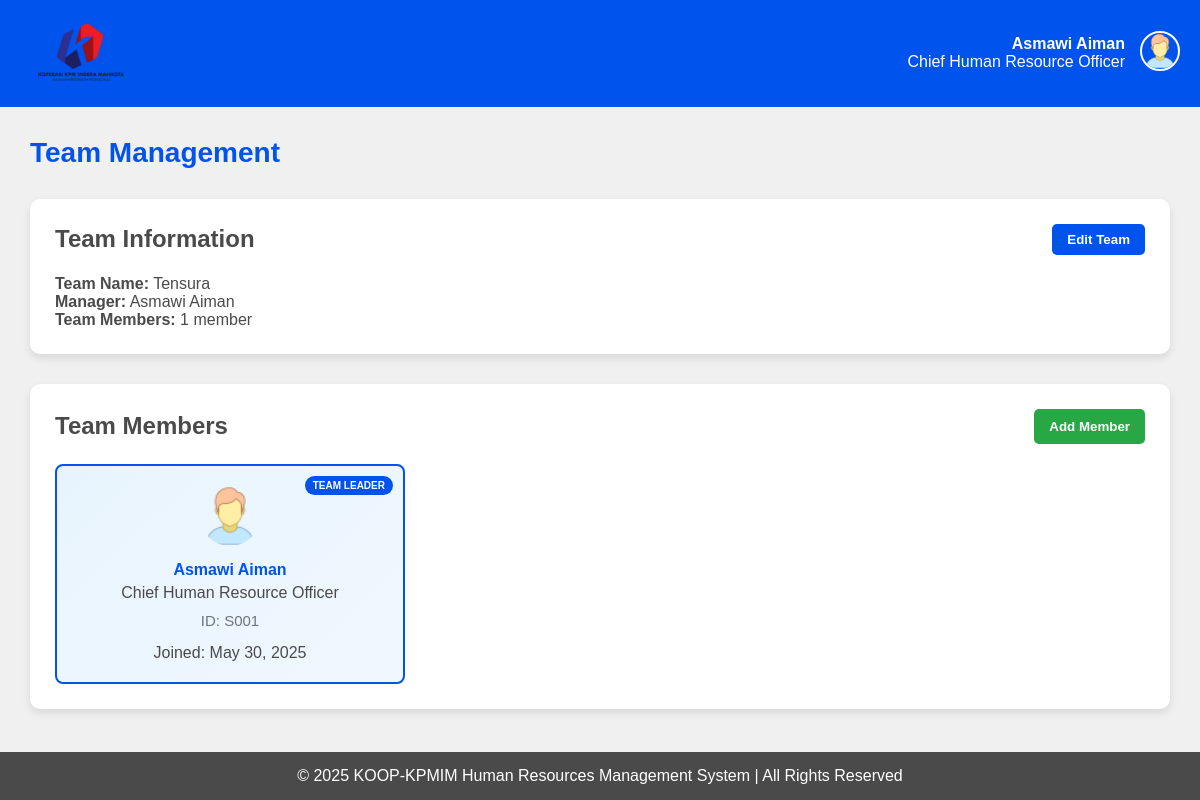
Screenshot of /manager/team-management/ (signed in) with the database file from the repository.
### HRMS/models.py (models this page shows, shortened)
class MANAGER(models.Model):
    id = models.TextField(primary_key=True)
    password = models.TextField(default='')
    staffid = models.ForeignKey(STAFF, on_delete=models.CASCADE)

class STAFF(models.Model):
    id = models.TextField(primary_key=True, max_length=12)
    name = models.TextField(default='')
    position = models.TextField(default='')
    phone = models.TextField(default='')
    email = models.EmailField(default='')
    password = models.TextField(default='')
    STATUS = [
        ('',''),
        ('Married','married'),
        ('Single','single'),
    ]
    status = models.TextField(choices=STATUS, default='')
    GENDER = [
        ('',''),
        ('Male', 'male'),
        ('Female', 'female'),
    ]
    gender = models.TextField(choices=GENDER, default='')
    date_of_birth = models.DateField()
    bank_number = models.TextField(default='')
    emergency_contact = models.TextField(default='')

class TEAM(models.Model):
    id = models.AutoField(primary_key=True)
    name = models.TextField(default='')
    managerid = models.ForeignKey('MANAGER', on_delete=models.CASCADE)

class TEAM_MEMBERSHIP(models.Model):
    team = models.ForeignKey(TEAM, on_delete=models.CASCADE, related_name='memberships')
    staff = models.ForeignKey('STAFF', on_delete=models.CASCADE)
    joined_date = models.DateField(auto_now_add=True)
    class Meta:
        unique_together = ('team', 'staff')

### HRMS/views.py (the view, shortened to what this page needs)
# urls.py: path('manager/team-management/', views.team_management, name='team_management'),
def team_management(request):
    if not request.session.get('user_type') == 'manager':
        request.session.flush()
        messages.error(request, "You do not have permission to view this page. Please login again")
        return redirect('login')
    try:
        manager_id = request.session.get('user_id')
        manager = MANAGER.objects.get(id=manager_id)
        team, created = TEAM.objects.get_or_create(
            managerid=manager,
            defaults={
                'name': f"{manager.staffid.name}'s Team",
            }
        )
        team_members = TEAM_MEMBERSHIP.objects.filter(team=team).select_related('staff').order_by('staff__name')
        context = {
            'manager': manager,
            'team': team,
            'team_members': team_members,
        }
        return render(request, 'manager/team_management.html', context)
    except Exception as e:
        messages.error(request, f"An error occurred: {str(e)}")
        return redirect('managermenu')

### HRMS/templates/manager/team_management.html (shortened to what this page needs)
{% load static %}
<!DOCTYPE html>
<html lang="en">
<head>
</head>
<body>
    <header>
        <a href="{% url 'managermenu' %}">
            <img src="{% static 'img/logo.png' %}" alt="KOOP-KPMIM Logo" class="logo">
        </a>
        <div class="header-right">
            <div class="user-info">
                <div><strong>{{ manager.staffid.name }}</strong></div>
                <div>{{ manager.staffid.position }}</div>
            </div>
            <div class="user-dropdown">
                <img src="{% static 'img/user.png' %}" alt="User Profile" class="user-image" onclick="toggleDropdown()">
            </div>
        </div>
    </header>
    <main>
        <h1>Team Management</h1>
        <div class="team-info-card">
            <div class="team-info-header">
                <h2>Team Information</h2>
                <button class="edit-team-btn" onclick="openEditTeamModal()">Edit Team</button>
            </div>
            <div class="team-details">
                <p><strong>Team Name:</strong> {{ team.name|default:"Not Set" }}</p>
                <p><strong>Manager:</strong> {{ manager.staffid.name }}</p>
                <p><strong>Team Members:</strong> {{ team_members.count }} member{{ team_members.count|pluralize }}</p>
            </div>
        </div>
        <div class="team-members-section">
            <div class="section-header">
                <h2>Team Members</h2>
                <button class="add-member-btn" onclick="openAddMemberModal()">Add Member</button>
            </div>
            {% if team_members %}
            <div class="members-grid">
                {% for membership in team_members %}
                <div class="member-card {% if membership.staff.id == manager.staffid.id %}team-leader{% endif %}">
                    {% if membership.staff.id == manager.staffid.id %}
                    <div class="team-leader-badge">Team Leader</div>
                    {% endif %}
                    <img src="{% static 'img/user.png' %}" alt="Member Avatar" class="member-avatar">
                    <div class="member-name">{{ membership.staff.name }}</div>
                    <div class="member-position">{{ membership.staff.position }}</div>
                    <div class="member-id">ID: {{ membership.staff.id }}</div>
                    <div class="member-joined">Joined: {{ membership.joined_date|date:"M d, Y" }}</div>
                </div>
                {% endfor %}
            </div>
            {% else %}
            <div class="no-members">
                <p>No team members assigned yet.</p>
                <p>Click "Add Member" to start building your team.</p>
            </div>
            {% endif %}
        </div>
    </main>
    <footer>
        <p>&copy; 2025 KOOP-KPMIM Human Resources Management System | All Rights Reserved</p>
    </footer>
</body>
</html>

### HRMS/templates/manager/team_management.html (style rules this page uses)
:root { --primary-color: #F0F0F0; --secondary-color: #0053ED; --accent-color: #E90000; --text-color: #4A4A4A; }
* { margin: 0; padding: 0; box-sizing: border-box; font-family: Arial, sans-serif; }
body { background-color: var(--primary-color); color: var(--text-color); min-height: 100vh; display: flex; flex-direction: column; }
header { background-color: var(--secondary-color); color: white; padding: 20px; display: flex; justify-content: space-between; align-items: center; }
.logo { width: 120px; height: auto; }
.header-right { display: flex; align-items: center; }
.user-info { margin-right: 15px; text-align: right; }
.user-dropdown { position: relative; display: inline-block; }
.user-image { width: 40px; height: 40px; border-radius: 50%; cursor: pointer; border: 2px solid white; }
main { flex: 1; padding: 30px; max-width: 1200px; margin: 0 auto; width: 100%; }
h1 { color: var(--secondary-color); margin-bottom: 30px; font-size: 28px; }
.team-info-card { background: white; border-radius: 10px; box-shadow: 0 4px 8px rgba(0, 0, 0, 0.1); padding: 25px; margin-bottom: 30px; }
.team-info-header { display: flex; justify-content: space-between; align-items: center; margin-bottom: 20px; }
.edit-team-btn { background-color: var(--secondary-color); color: white; border: none; padding: 8px 15px; border-radius: 5px; cursor: pointer; font-weight: bold; }
.team-members-section { background: white; border-radius: 10px; box-shadow: 0 4px 8px rgba(0, 0, 0, 0.1); padding: 25px; }
.section-header { display: flex; justify-content: space-between; align-items: center; margin-bottom: 20px; }
.add-member-btn { background-color: #28a745; color: white; border: none; padding: 10px 15px; border-radius: 5px; cursor: pointer; font-weight: bold; }
.members-grid { display: grid; grid-template-columns: repeat(auto-fill, minmax(300px, 1fr)); gap: 20px; }
.member-card { background: #f8f9fa; border: 1px solid #dee2e6; border-radius: 8px; padding: 20px; text-align: center; }
.member-card.team-leader { background: linear-gradient(135deg, #e8f4fd 0%, #f0f8ff 100%); border: 2px solid var(--secondary-color); position: relative; }
.team-leader-badge { position: absolute; top: 10px; right: 10px; background-color: var(--secondary-color); color: white; padding: 4px 8px; border-radius: 12px; font-size: 10px; font-weight: bold; text-transform: uppercase; }
.member-avatar { width: 60px; height: 60px; border-radius: 50%; margin: 0 auto 15px; display: block; }
.member-name { font-weight: bold; color: var(--secondary-color); margin-bottom: 5px; }
.member-position { color: var(--text-color); margin-bottom: 10px; }
.member-id { font-size: 15px; color: #6c757d; margin-bottom: 15px; }
footer { background-color: var(--text-color); color: white; text-align: center; padding: 15px; margin-top: auto; }

### rows the page displays
MANAGER: staffid.name "Asmawi Aiman", staffid.position "Chief Human Resource Officer"
TEAM: name "Tensura"
TEAM_MEMBERSHIP: shows "TEAM LEADER", staff.name "Asmawi Aiman", staff.position "Chief Human Resource Officer", staff.id "S001", joined_date "May 30, 2025"

### other values shown
{{ team_members.count }} "1"
